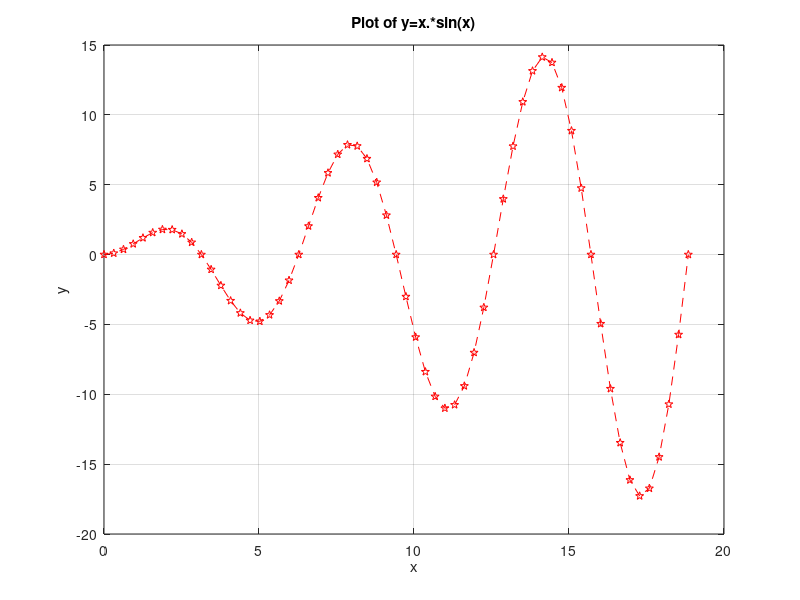

Reproduce this figure in MATLAB.
set(0, 'DefaultFigureRenderer', 'painters')
x=0:pi/10:6*pi;
y=x.*sin(x);
plot(x,y,"rp--");
title("Plot of y=x.*sin(x)");
xlabel("x");
ylabel("y");
grid on;